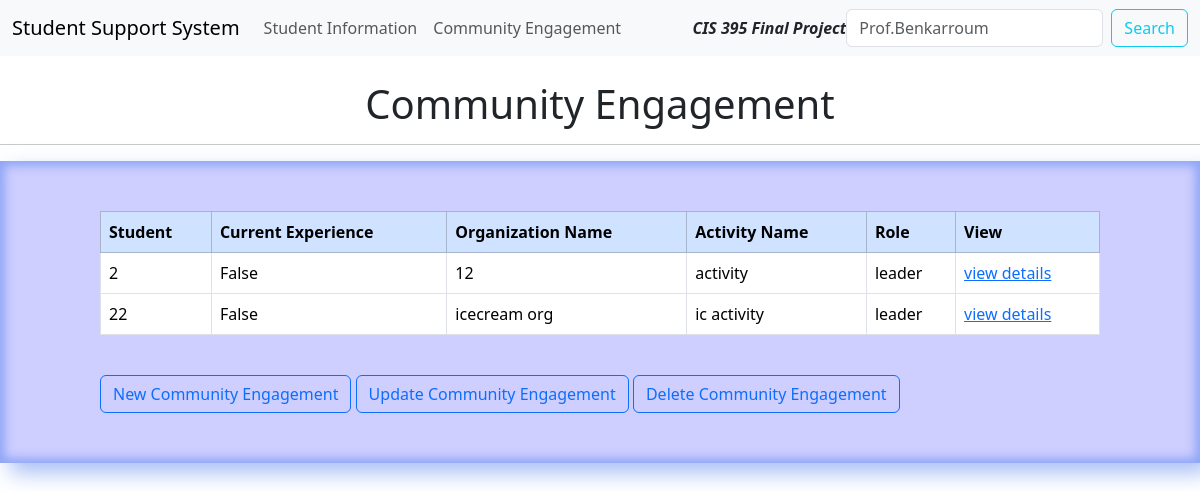
/ceTable, run on an earlier commit of the app's database.
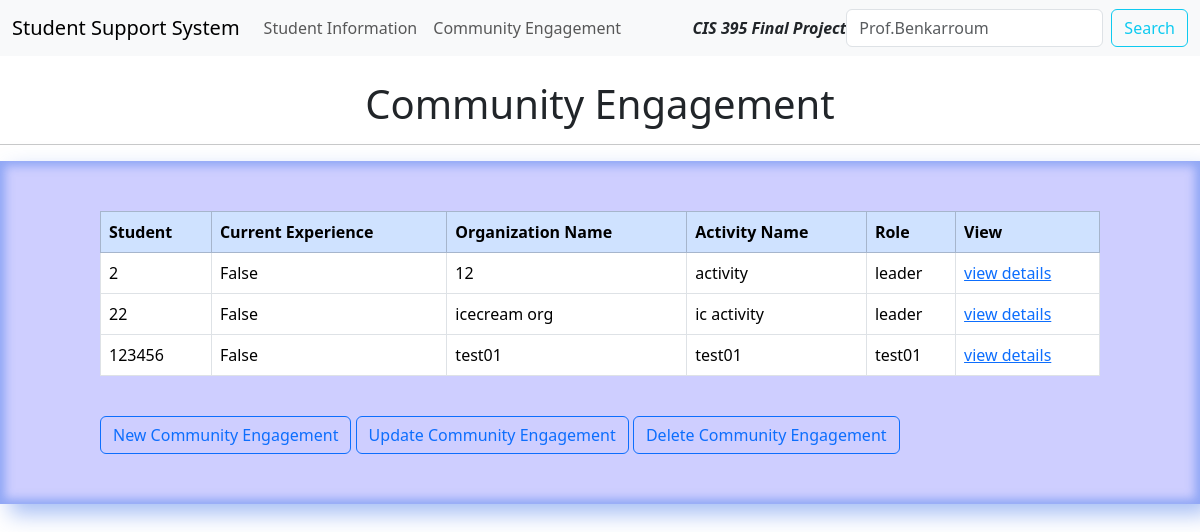
And on a later commit of the database.
### webapp/models.py (models this page shows, shortened)
class CommunityEngagement(models.Model):
    student = models.ForeignKey(Record, on_delete=models.CASCADE, related_name='id2')
    participation = models.BooleanField(default=False)
    organization_name = models.CharField(max_length=100)
    activity_name = models.CharField(max_length=100)
    role = models.CharField(max_length=100)

class Record(models.Model):
    creation_date = models.DateTimeField(auto_now_add=True)
    first_name = models.CharField(max_length=100)
    last_name = models.CharField(max_length=100)
    student_id = models.IntegerField()
    student_email = models.CharField(max_length=200)
    phone_number = models.CharField(max_length=100)
    major = models.CharField(max_length=100)
    gpa = models.DecimalField(max_digits=3, decimal_places=2, default=4.0)
    def __str__(self):
        return str(self.student_id)

### webapp/views.py (the view)
# urls.py: path('ceTable', views.ceTable, name="ceTable"),
def ceTable(request):
    community_engagements = CommunityEngagement.objects.all()
    return render(request, 'webapp/ceTable.html', {'community_engagements': community_engagements})

### webapp/templates/webapp/ceTable.html
{% extends 'webapp/base.html' %} {% block content %}{% load static %}
<link rel="stylesheet" type="text/css" href="../../../static/css/table.css" />
<br />
<h1 class="text-center">Community Engagement</h1>
<hr />
<div class="tablediv">
  <table class="table table-gray table-hover table-bordered">
    <thead class="table-primary">
      <tr>
        <th scope="col">Student</th>
        <th scope="col">Current Experience</th>
        <th scope="col">Organization Name</th>
        <th scope="col">Activity Name</th>
        <th scope="col">Role</th>
        <th scope="col">View</th>
      </tr>
    </thead>
    <tbody>
      {% if community_engagements %} {% for record2 in community_engagements %}
      <tr>
        <td>{{ record2.student }}</td>
        <td>{{ record2.participation }}</td>
        <td>{{ record2.organization_name }}</td>
        <td>{{ record2.activity_name }}</td>
        <td>{{ record2.role }}</td>
        <td><a href="{% url 'viewdetail' %}">view details</a></td>
      </tr>
      {% endfor %} {% endif %}
    </tbody>
  </table>
  <br />
  <a class="btn btn-outline-primary" href="{% url 'createCE' %}">
    New Community Engagement
  </a>
  <a class="btn btn-outline-primary" href="{% url 'createCE' %}">
    Update Community Engagement
  </a>
  <a class="btn btn-outline-primary" href="{% url 'deleteCE' %}">
    Delete Community Engagement
  </a>
</div>
{% endblock %}

What changed in the data, as far as the page shows it:
added CommunityEngagement: student "123456", participation "False", organization_name "test01", activity_name "test01", role "test01"
